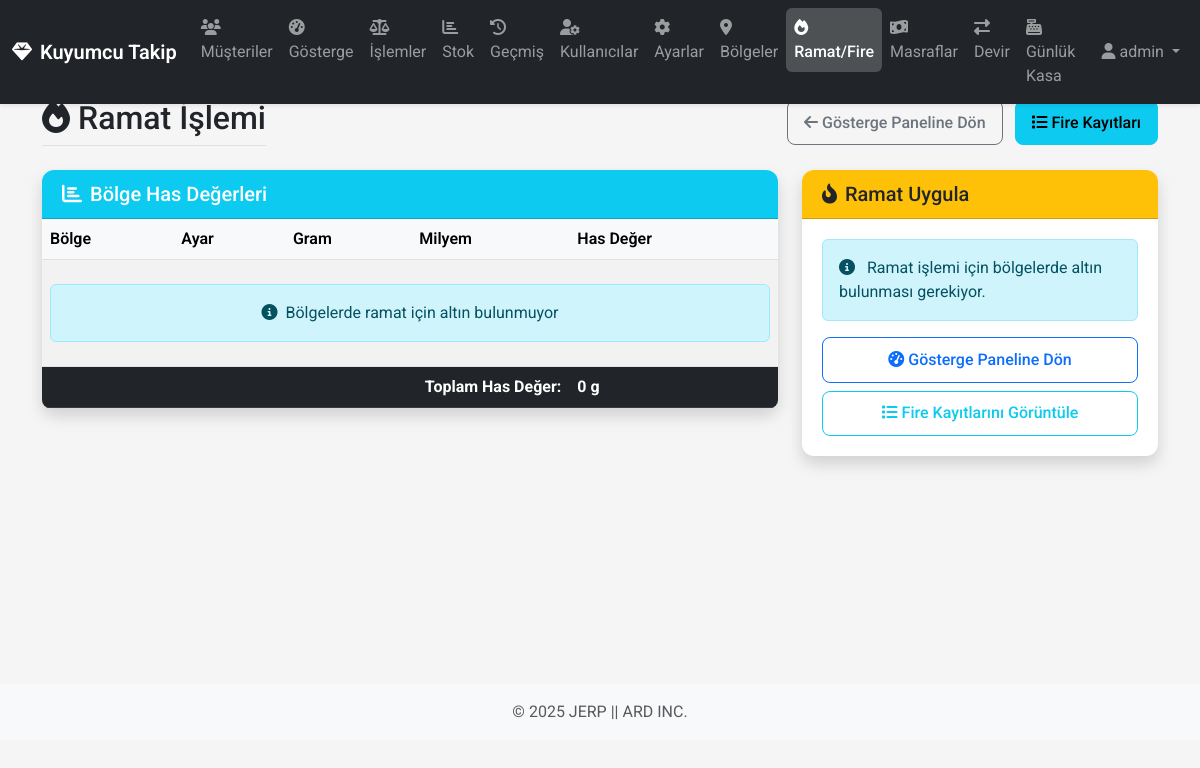
Page /ramat (signed in) on the earlier database version.
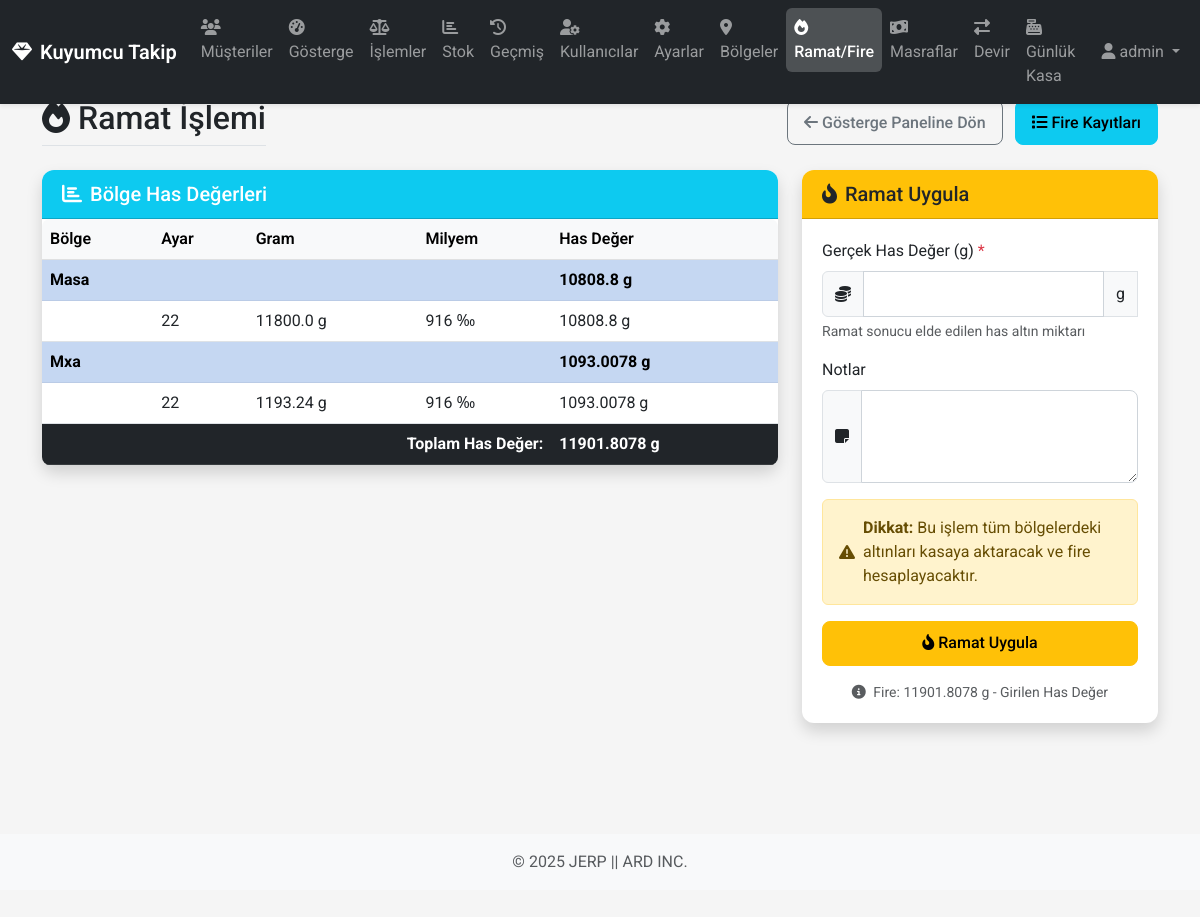
Same page on the later database version.
### app/models/database.py (models this page shows, shortened)
class Region(db.Model):
    __tablename__ = 'regions'
    id = db.Column(db.Integer, primary_key=True)
    name = db.Column(db.String(20), unique=True, nullable=False)
    is_active = db.Column(db.Boolean, default=True)  # Bölgenin aktif/silindi durumu
    is_default = db.Column(db.Boolean, default=False)  # Varsayılan bölge mi?
    created_at = db.Column(db.DateTime, default=datetime.utcnow)

class Setting(db.Model):
    __tablename__ = 'settings'
    id = db.Column(db.Integer, primary_key=True)
    name = db.Column(db.String(10), unique=True, nullable=False)
    purity_per_thousand = db.Column(db.Integer, nullable=False, default=916)  # Varsayılan değer 22 ayar için

### app/routes/views.py (the view, shortened to what this page needs)
@main_bp.route('/ramat', methods=['GET', 'POST'])
@login_required
def ramat():
    if not current_user.has_role('manager'):
        flash('Bu sayfaya erişim için yönetici yetkisi gereklidir!', 'danger')
        return redirect(url_for('main.dashboard'))
    regions = Region.query.filter_by(is_active=True).all()
    region_data = []
    total_pure_gold = 0
    for region in regions:
        if region.name == 'kasa':
            continue  # Kasa bölgesini ramat hesabına katmıyoruz
        region_pure_gold = 0
        setting_data = []
        for setting in Setting.query.all():
            status = SystemManager.get_region_status(region.name, setting.name)
            gram = status.get(setting.name, 0)
            if gram > 0:
                pure_gold = gram * (setting.purity_per_thousand / 1000)
                region_pure_gold += pure_gold
                setting_data.append({
                    'name': setting.name,
                    'gram': gram,
                    'purity': setting.purity_per_thousand,
                    'pure_gold': pure_gold
                })
        if region_pure_gold > 0:
            region_data.append({
                'name': region.name,
                'settings': setting_data,
                'total_pure_gold': region_pure_gold
            })
            total_pure_gold += region_pure_gold
    return render_template(
        'ramat.html',
        region_data=region_data,
        total_pure_gold=total_pure_gold
    )

### app/models/database.py (called while the page is built)
    def has_role(self, role):
        if self.is_admin:
            return True
        if role == 'manager' and self.role == 'manager':
            return True
        if role == 'staff' and (self.role == 'manager' or self.role == 'staff'):
            return True
        return False

### app/models/system_manager.py (called while the page is built)
    @staticmethod
    def get_region_status(region_name, setting_name):
        region = Region.query.filter_by(name=region_name).first()
        setting = Setting.query.filter_by(name=setting_name).first()
        if not region or not setting:
            return {setting_name: 0}
        added = db.session.query(func.coalesce(func.sum(Operation.gram), 0)).filter(
            Operation.target_region_id == region.id,
            Operation.setting_id == setting.id,
            Operation.operation_type == OPERATION_ADD
        ).scalar()
        subtracted = db.session.query(func.coalesce(func.sum(Operation.gram), 0)).filter(
            Operation.source_region_id == region.id,
            Operation.setting_id == setting.id,
            Operation.operation_type == OPERATION_SUBTRACT
        ).scalar()
        net_stock = float(added - subtracted)
        return {setting_name: net_stock}

### app/templates/ramat.html (shortened to what the changed rows need)
{% extends 'base.html' %}
{% block content %}
<div class="row mb-4">
    <div class="col">
        <div class="d-flex justify-content-between align-items-center flex-wrap">
            <h2 class="border-bottom pb-2 mb-0">
                <i class="fas fa-fire me-2"></i>Ramat İşlemi
            </h2>
        </div>
    </div>
</div>
<div class="row">
    <div class="col-lg-8 mb-4">
        <div class="card shadow">
            <div class="card-body p-0">
                <div class="table-responsive">
                    <table class="table table-hover table-striped mb-0">
                        <thead class="table-light">
                            <tr>
                                <th>Bölge</th>
                                <th>Ayar</th>
                                <th>Gram</th>
                                <th>Milyem</th>
                                <th>Has Değer</th>
                            </tr>
                        </thead>
                        <tbody>
                            {% for region in region_data %}
                            <tr class="table-primary">
                                <td colspan="4" class="fw-bold">{{ region.name|capitalize }}</td>
                                <td class="fw-bold">{{ region.total_pure_gold|round(4) }} g</td>
                            </tr>
                                {% for setting in region.settings %}
                                <tr>
                                    <td></td>
                                    <td>{{ setting.name }}</td>
                                    <td>{{ setting.gram|round(2) }} g</td>
                                    <td>{{ setting.purity }} ‰</td>
                                    <td>{{ setting.pure_gold|round(4) }} g</td>
                                </tr>
                                {% endfor %}
                            {% else %}
                            <tr>
                                <td colspan="5" class="text-center py-4">
                                    <div class="alert alert-info mb-0">
                                        <i class="fas fa-info-circle me-2"></i>Bölgelerde ramat için altın bulunmuyor
                                    </div>
                                </td>
                            </tr>
                            {% endfor %}
                        </tbody>
                        <tfoot class="table-dark">
                            <tr>
                                <td colspan="4" class="fw-bold text-end">Toplam Has Değer:</td>
                                <td class="fw-bold">{{ total_pure_gold|round(4) }} g</td>
                            </tr>
                        </tfoot>
                    </table>
                </div>
            </div>
        </div>
    </div>
    <div class="col-lg-4 mb-4">
        <div class="card shadow">
            <div class="card-body">
                {% if total_pure_gold > 0 %}
                <form method="post" class="needs-validation" novalidate>
                    <div class="mb-3">
                        <label for="actual_pure_gold" class="form-label">Gerçek Has Değer (g) <span class="text-danger">*</span></label>
                        <div class="input-group">
                            <span class="input-group-text"><i class="fas fa-coins"></i></span>
                            <input type="number" step="0.0001" min="0.0001" max="{{ total_pure_gold }}" class="form-control"
                                   id="actual_pure_gold" name="actual_pure_gold" required>
                            <span class="input-group-text">g</span>
                        </div>
                        <div class="form-text">
                            Ramat sonucu elde edilen has altın miktarı
                        </div>
                    </div>
                    <div class="mb-3">
                        <label for="notes" class="form-label">Notlar</label>
                        <div class="input-group">
                            <span class="input-group-text"><i class="fas fa-sticky-note"></i></span>
                            <textarea class="form-control" id="notes" name="notes" rows="3"></textarea>
                        </div>
                    </div>
                    <div class="alert alert-warning">
                        <div class="d-flex align-items-center">
                            <i class="fas fa-exclamation-triangle me-2"></i>
                            <div>
                                <strong>Dikkat:</strong> Bu işlem tüm bölgelerdeki altınları kasaya aktaracak ve fire hesaplayacaktır.
                            </div>
                        </div>
                    </div>
                    <div class="d-grid">
                        <button type="submit" class="btn btn-warning" onclick="return confirm('Ramat işlemini uygulamak istediğinize emin misiniz?')">
                            <i class="fas fa-fire-alt me-1"></i>Ramat Uygula
                        </button>
                    </div>
                    <div class="form-text text-center mt-3">
                        <i class="fas fa-info-circle me-1"></i>
                        Fire: {{ total_pure_gold|round(4) }} g - Girilen Has Değer
                    </div>
                </form>
                {% else %}
                <div class="alert alert-info">
                    <i class="fas fa-info-circle me-2"></i>
                    Ramat işlemi için bölgelerde altın bulunması gerekiyor.
                </div>
                <div class="d-grid gap-2">
                    <a href="{{ url_for('main.dashboard') }}" class="btn btn-outline-primary">
                        <i class="fas fa-tachometer-alt me-1"></i>Gösterge Paneline Dön
                    </a>
                    <a href="{{ url_for('main.fires') }}" class="btn btn-outline-info">
                        <i class="fas fa-list me-1"></i>Fire Kayıtlarını Görüntüle
                    </a>
                </div>
                {% endif %}
            </div>
        </div>
    </div>
</div>
{% endblock %}

Differences in the rows shown:
now on this page (row edited): Region: name "Masa", total_pure_gold "10808.8"
now on this page (row unchanged): Setting: name "22", gram "11800.0", purity "916", pure_gold "10808.8", gram "1193.24", pure_gold "1093.0078"
added Region: name "Mxa", total_pure_gold "1093.0078"
Other differences:
{{ total_pure_gold|round(4) }}: "0" → "11901.8078"
{{ total_pure_gold|round(4) }}: (not shown) → "11901.8078"
text no longer shown: "Bölgelerde ramat için altın bulunmuyor Ramat işlemi için bölgelerde altın bulunması gerekiyor. Gösterge Paneline Dön Fire Kayıtlarını Görüntüle"
text now shown: "Gerçek Has Değer (g) * g Ramat sonucu elde edilen has altın miktarı Notlar Dikkat: Bu işlem tüm bölgelerdeki altınları kasaya aktaracak ve fire hesaplayacaktır. Ramat Uygula Fire: g - Girilen Has Değer"
